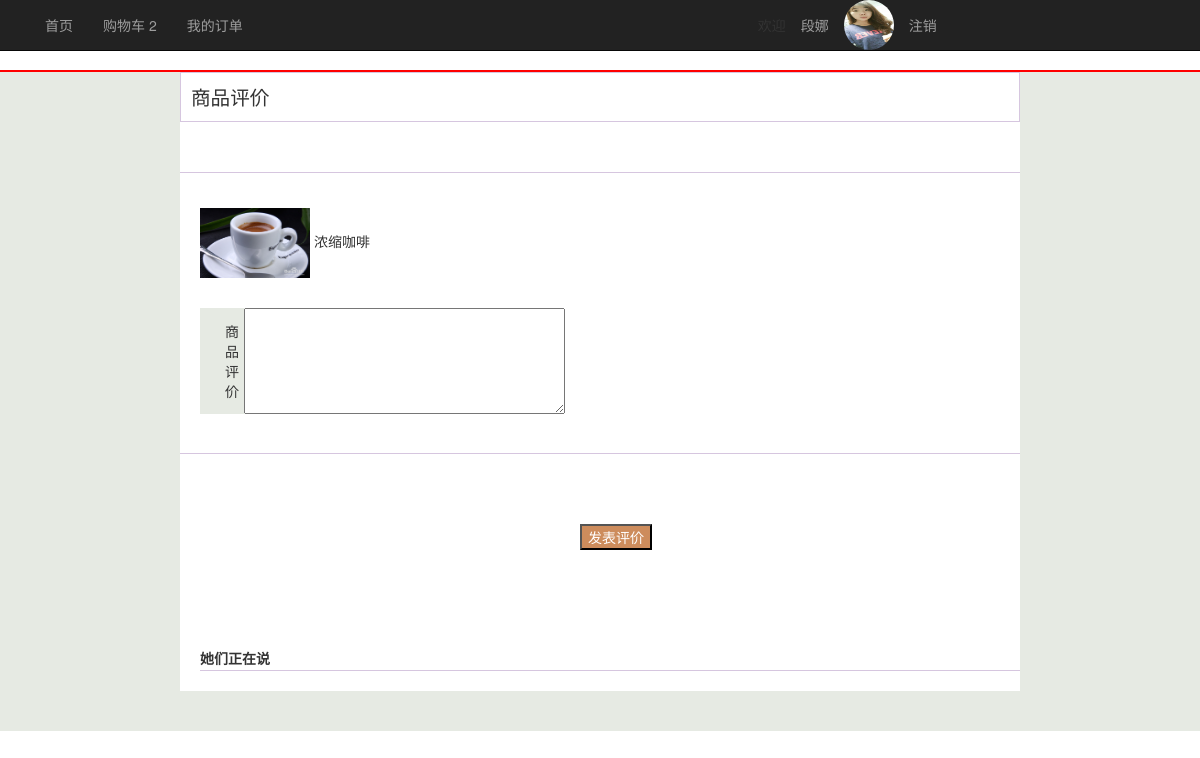
/代码/pingjia.php?id=1 (signed in), run on the app's committed database.
### tables this page shows
CREATE TABLE `user` (
  `user_id` int(11) NOT NULL AUTO_INCREMENT,
  `username` varchar(32) DEFAULT NULL,
  `password` varchar(60) NOT NULL,
  `image` varchar(100) DEFAULT NULL,
  PRIMARY KEY (`user_id`)
);

CREATE TABLE `dingdan` (
  `dingdan_id` int(20) NOT NULL,
  `dingdan_name` varchar(30) NOT NULL,
  `dingdan_img` varchar(30) NOT NULL,
  `dingdan_shuliang` int(30) NOT NULL,
  `dingdan_price` int(30) NOT NULL,
  `zhuangtai` varchar(50) DEFAULT NULL,
  `user_id` int(20) NOT NULL,
  `pingjia` varchar(70) NOT NULL,
  `id` int(20) NOT NULL AUTO_INCREMENT,
  `dizhi_id` int(30) DEFAULT NULL,
  PRIMARY KEY (`id`)
);

### 代码/pingjia.php (the view, shortened to what this page needs)
<?php
include('head.php');
$user_id = isset($_COOKIE['user_id'])?$_COOKIE['user_id']:"";
$id = $_GET['id'];
?>
<!doctype html>
<html lang="en">
<head>
</head>
<body>
	<div class="red"></div>
	<div class="wai">
		<div class="kuang">
			<div class="head">商品评价</div>
			<div class="pingjia">
				<?php
					$sql = "select * from dingdan where dingdan_id = '$id' and user_id = '$user_id'";
					$result = mysql_query($sql);
					$row = mysql_fetch_assoc($result);
				?>
				<div class="produce">
					<span><a href=""><img height="70px" width="110px" src="<?php echo $row['dingdan_img']?>" alt=""></a></span>
					<span><?php echo $row['dingdan_name']?></span>
				</div>
				<div class="biaodan">
					<form action="pingjiadata.php?id=<?php echo $row['dingdan_id']?>" method="post">
						<span class="sp">商品评价</span>
						<textarea name="mytextarea" id="" cols="40" rows="5"></textarea>
						<div class="xian"></div>
						<button>发表评价</button>
					</form>
				</div>
			</div>
			<div class="end">她们正在说</div>
			<div class="kongge"></div>
		</div>
	</div>
</body>
</html>

### 代码/head.php (shortened to what this page needs)
<?php
$user_id = isset($_COOKIE['user_id'])?$_COOKIE['user_id']:"";
$sql = "select * from user where user_id=$user_id";
$result = mysql_query($sql);
$row = mysql_fetch_assoc($result);
$username = $row['username'];
$image = $row['image'];
$sql = "select count(*) from cart where user_id=$user_id";
$result = mysql_query($sql);
$row = mysql_fetch_row($result)[0];
?>
<!doctype html>
<html lang="en">
<head>
	<link rel="stylesheet" href="bootstrap/css/bootstrap.min.css">
</head>
<body>
	<header>
		<nav class="navbar navbar-inverse navbar-fixed-top" id="navbar-fixed-top" role="navigation">
			<div class="container">
				<ul class="nav navbar-nav">
					<li><a href="index.php">首页</a></li>
					<li><a href="cart.php">购物车  <?php echo $row?></a></li>
					<li><a href="dingdan.php">我的订单</a></li>
					<li class="white">欢迎</li>
					<li><a href="cart.php"><?php echo $username;?></a></li>
					<li class="yuan"><span><a href="dizhi.php"><img src="<?php echo $image;?>"></a></span></li>
					<li><a href="userlogin.php?tuichu=ok">注销</a></li>
				</ul>
			</div>
		</nav>
	</header>

### 代码/head.php (style rules this page uses)
.white { margin-left:500px; padding-top:15px; }
.yuan img { border-radius: 50px; width:50px; height:50px; }

### 代码/pingjia.php (style rules this page uses)
.red { height:2px; border:1px solid red; margin-top: 50px; }
.wai { background: #e6eae3; padding-bottom: 40px; }
.kuang { width: 70%; margin:0 auto; background: white; }
.head { padding:10px 10px; font-size: 1.4em; border:1px solid #d6c6df; margin-bottom: 50px; }
.pingjia { border-top:1px solid #d6c6df; padding:5px 0 30px 0px; }
.produce { padding:30px 20px; }
.sp { padding:13px 25px; display: inline-block; width:20px; background:#e6eae3; vertical-align: top; margin-left: 20px; }
textarea { margin-left: -10px; }
button { margin:70px 0; margin-left: 400px; background: #cd8c5c; color:white; }
.end { border-bottom: 1px solid #d6c6df; margin-left: 20px; font-family: "微软雅黑"; font-weight: bold; }
.kongge { height:20px; }
.xian { height:1px; width:100%; border-top:1px solid #d6c6df; margin-top:35px; }

### data on the page
user: username "段娜", image (picture)
dingdan: dingdan_img (picture), dingdan_name "浓缩咖啡"

### other printed values
$row "2"
